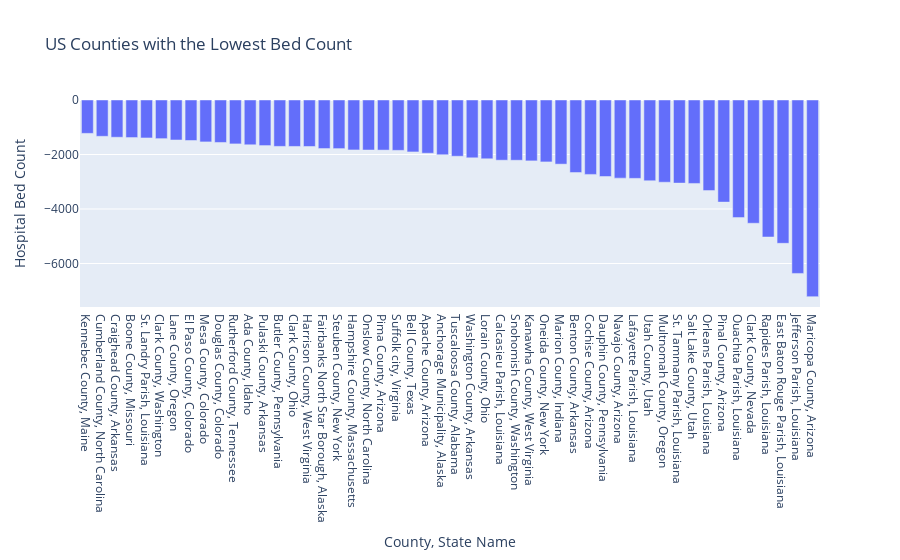

Source (notebook cell):
### Code cell
bar_total_pop

### Figure 1 — Plotly figure (JSON) as saved in the notebook; plotly's stock layout.template omitted (floating-point values rounded to 4 significant figures)
{"data": [{"alignmentgroup": "True", "hovertemplate": "County, State Name=%{x}<br>Hospital Bed Count=%{y}<extra></extra>", "legendgroup": "", "marker": {"color": "#636efa"}, "name": "", "offsetgroup": "", "orientation": "v", "showlegend": false, "textposition": "auto", "type": "bar", "x": ["Kennebec County, Maine", "Cumberland County, North Carolina", "Craighead County, Arkansas", "Boone County, Missouri", "St. Landry Parish, Louisiana", "Clark County, Washington", "Lane County, Oregon", "El Paso County, Colorado", "Mesa County, Colorado", "Douglas County, Colorado", "Rutherford County, Tennessee", "Ada County, Idaho", "Pulaski County, Arkansas", "Butler County, Pennsylvania", "Clark County, Ohio", "Harrison County, West Virginia", "Fairbanks North Star Borough, Alaska", "Steuben County, New York", "Hampshire County, Massachusetts", "Onslow County, North Carolina", "Pima County, Arizona", "Suffolk city, Virginia", "Bell County, Texas", "Apache County, Arizona", "Anchorage Municipality, Alaska", "Tuscaloosa County, Alabama", "Washington County, Arkansas", "Lorain County, Ohio", "Calcasieu Parish, Louisiana", "Snohomish County, Washington", "Kanawha County, West Virginia", "Oneida County, New York", "Marion County, Indiana", "Benton County, Arkansas", "Cochise County, Arizona", "Dauphin County, Pennsylvania", "Navajo County, Arizona", "Lafayette Parish, Louisiana", "Utah County, Utah", "Multnomah County, Oregon", "St. Tammany Parish, Louisiana", "Salt Lake County, Utah", "Orleans Parish, Louisiana", "Pinal County, Arizona", "Ouachita Parish, Louisiana", "Clark County, Nevada", "Rapides Parish, Louisiana", "East Baton Rouge Parish, Louisiana", "Jefferson Parish, Louisiana", "Maricopa County, Arizona"], "xaxis": "x", "y": [-1225, -1332, -1367, -1378, -1393, -1418, -1467, -1486, -1538, -1558, -1611, -1643, -1672, -1702, -1704, -1706, -1781, -1784, -1833, -1836, -1838, -1848, -1906, -1953, -2009, -2064, -2121, -2157, -2209, -2211, -2234, -2272, -2354, -2662, -2730, -2807, -2867, -2876, -2963, -3017, -3050, -3062, -3324, -3747, -4316, -4523, -5028, -5259, -6364, -7216], "yaxis": "y"}], "layout": {"barmode": "relative", "legend": {"tracegroupgap": 0}, "title": {"text": "US Counties with the Lowest Bed Count"}, "xaxis": {"anchor": "y", "domain": [0, 1], "title": {"text": "County, State Name"}}, "yaxis": {"anchor": "x", "domain": [0, 1], "title": {"text": "Hospital Bed Count"}}}}
